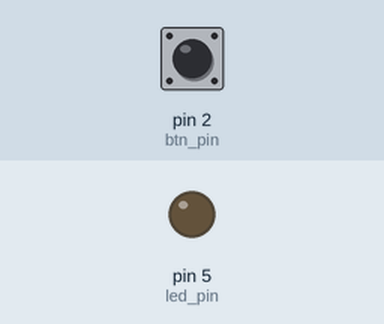
Simulated run of this sketch. Board: Arduino Uno, built with avr-gcc and run on an emulated ATmega328P. Parts: output pins drawn as LEDs (lit = HIGH). The inputs (shaded band) are chosen by the test bench; at power-on: pin 2 (btn_pin) HIGH.

Above: at 1.2 s.
1.3 s: pin 2 (btn_pin) pulled LOW for 0.15 s
At 2.5 s:
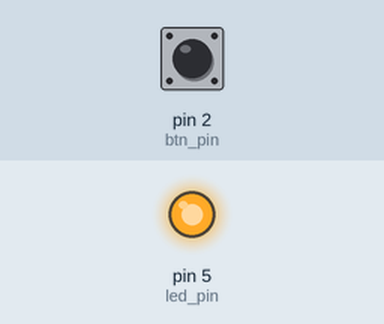
2.9 s: pin 2 (btn_pin) pulled LOW for 1 s
At 3.9 s:
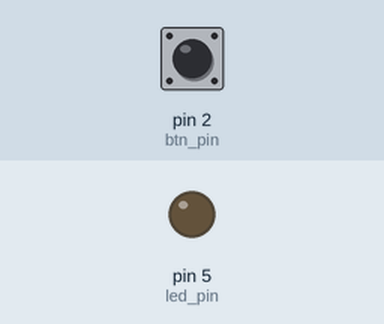
5.4 s: pin 2 (btn_pin) pulled LOW for 3.2 s
At 5.8 s:
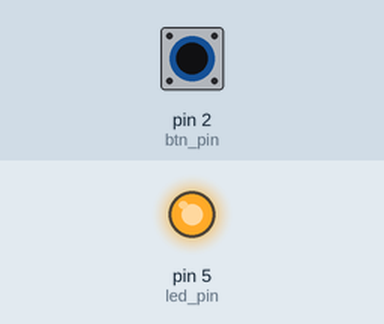
Timing chart, 0 to 8.4 s (numbered marks = the images above; inputs shaded):
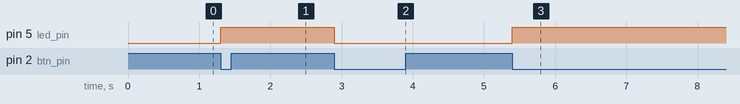

Measured:
- after the input at 1.3 s, pin 5 (led_pin): LOW → HIGH at once
- after the input at 2.9 s, pin 5 (led_pin): HIGH → LOW at once
- after the input at 5.4 s, pin 5 (led_pin): LOW → HIGH at once

The sketch:

sensado_interrupciones.ino
```cpp
// Este método detecta si presionas el pushbutton
// en el pin 5, pero debido a que sensamos constantemente la entrada
// el programa no funciona eficazmente
//Declaración de constantes
const uint8_t btn_pin = 2;
const uint8_t led_pin = 5;

//Variables globales
uint8_t estado_led = LOW;

void setup(){
  pinMode(btn_pin,INPUT_PULLUP);  //creamos las variables que
  pinMode(led_pin, OUTPUT);       //serviran al crear la interrupcion

  attachInterrupt(digitalPinToInterrupt(btn_pin),toggle,FALLING);
  }

void loop(){
  delay(500);     //procesador haciendo otras cosas
}

void toggle(){
  estado_led = !estado_led;
  digitalWrite(led_pin, estado_led);
  }
```
